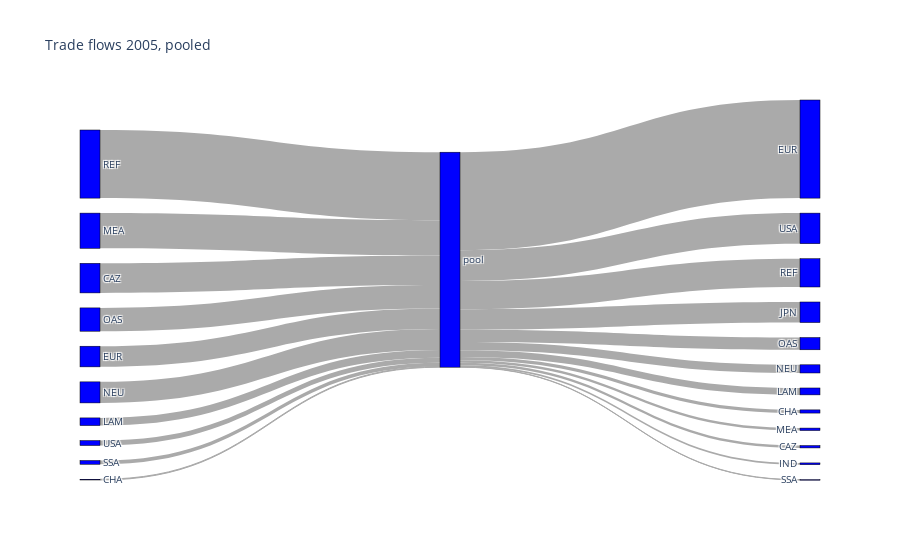
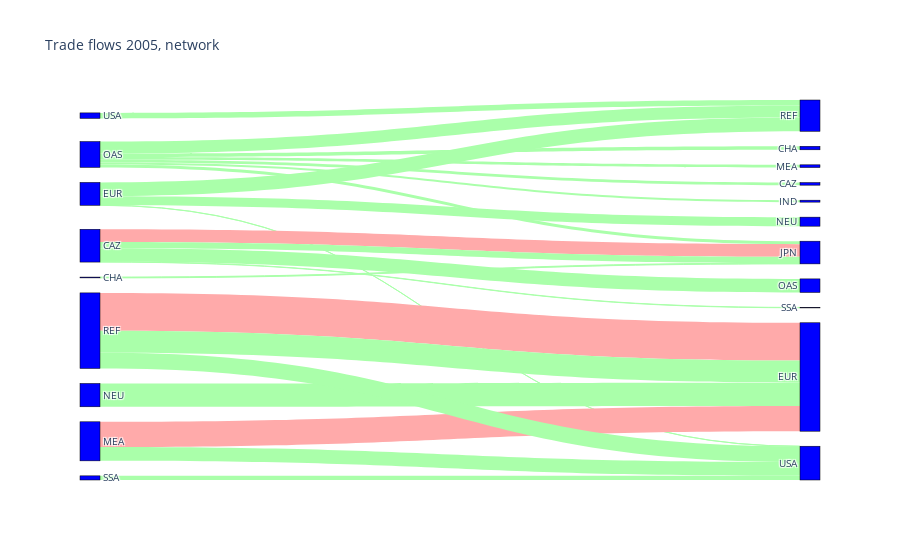
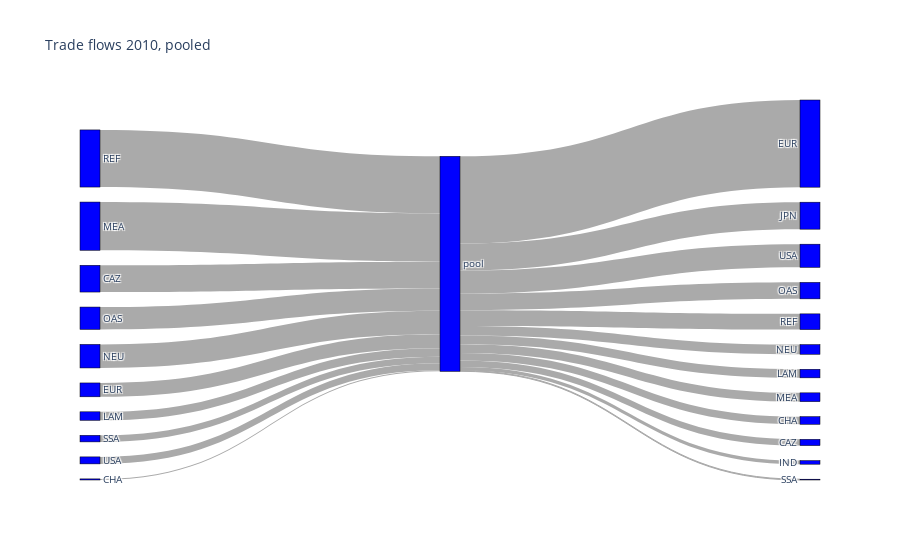
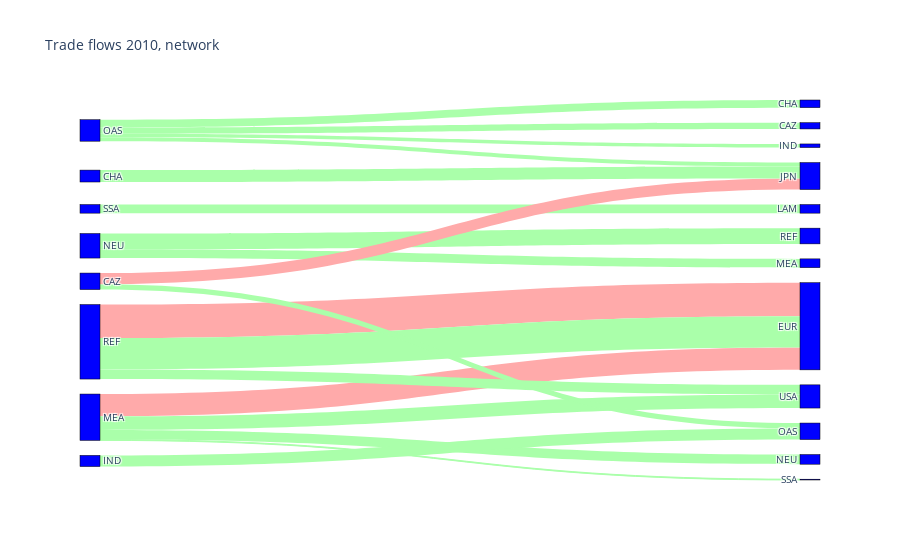

The cell these charts' notebook holds for them, in order:
### Code cell
#mode='pipeline'
mode=None

years = [2005, 2010,2030,2050]

for year in years:
    plotSankeyDiagrams('pool',year)
    plotSankeyDiagrams('netw',year,mode=mode)

### Figure 1 — Plotly figure (JSON) as saved in the notebook; plotly's stock layout.template omitted (floating-point values rounded to 4 significant figures)
{"data": [{"link": {"color": ["#AAAAAA", "#AAAAAA", "#AAAAAA", "#AAAAAA", "#AAAAAA", "#AAAAAA", "#AAAAAA", "#AAAAAA", "#AAAAAA", "#AAAAAA", "#AAAAAA", "#AAAAAA", "#AAAAAA", "#AAAAAA", "#AAAAAA", "#AAAAAA", "#AAAAAA", "#AAAAAA", "#AAAAAA", "#AAAAAA", "#AAAAAA", "#AAAAAA"], "source": [0, 1, 2, 3, 4, 5, 6, 7, 8, 9, 10, 10, 10, 10, 10, 10, 10, 10, 10, 10, 10, 10], "target": [10, 10, 10, 10, 10, 10, 10, 10, 10, 10, 11, 12, 13, 14, 15, 16, 17, 18, 19, 20, 21, 22], "value": [0.03357, 0.1021, 0.01637, 0.09047, 0.09214, 0.1542, 0.2983, 0.1296, 0.003226, 0.02167, 0.03021, 0.05369, 0.001296, 0.4297, 0.03583, 0.01084, 0.124, 0.0104, 0.01399, 0.007793, 0.08998, 0.1339]}, "node": {"color": "blue", "label": ["LAM", "OAS", "SSA", "EUR", "NEU", "MEA", "REF", "CAZ", "CHA", "USA", "pool", "LAM", "OAS", "SSA", "EUR", "NEU", "MEA", "REF", "CAZ", "CHA", "IND", "JPN", "USA"], "line": {"color": "black", "width": 0.5}, "pad": 15, "thickness": 20}, "type": "sankey"}], "layout": {"autosize": true, "font": {"size": 10}, "title": {"text": "Trade flows 2005, pooled"}}}

### Figure 2 — Plotly figure (JSON) as saved in the notebook; plotly's stock layout.template omitted (floating-point values rounded to 4 significant figures)
{"data": [{"link": {"color": ["#FFAAAA", "#AAFFAA", "#FFAAAA", "#AAFFAA", "#FFAAAA", "#AAFFAA", "#FFAAAA", "#AAFFAA", "#FFAAAA", "#AAFFAA", "#FFAAAA", "#AAFFAA", "#FFAAAA", "#AAFFAA", "#FFAAAA", "#AAFFAA", "#FFAAAA", "#AAFFAA", "#FFAAAA", "#AAFFAA", "#FFAAAA", "#AAFFAA", "#FFAAAA", "#AAFFAA", "#FFAAAA", "#AAFFAA", "#FFAAAA", "#AAFFAA", "#FFAAAA", "#AAFFAA", "#FFAAAA", "#AAFFAA", "#FFAAAA", "#AAFFAA", "#FFAAAA", "#AAFFAA", "#FFAAAA", "#AAFFAA", "#FFAAAA", "#AAFFAA"], "source": [0, 0, 0, 0, 0, 0, 0, 0, 0, 0, 0, 0, 1, 1, 2, 2, 2, 2, 2, 2, 3, 3, 4, 4, 4, 4, 5, 5, 5, 5, 6, 6, 6, 6, 6, 6, 7, 7, 8, 8], "target": [9, 9, 10, 10, 11, 11, 12, 12, 13, 13, 14, 14, 15, 15, 16, 16, 10, 10, 15, 15, 17, 17, 17, 17, 15, 15, 17, 17, 15, 15, 18, 18, 19, 19, 14, 14, 14, 14, 10, 10], "value": [0, 0.01084, 0, 0.04774, 0, 0.0104, 0, 0.01399, 0, 0.007793, 0, 0.01169, 0, 0.01643, 0, 0.03583, 0, 0.05446, 0, 0.0005089, 0, 0.09248, 0.1, 0, 0, 0.05477, 0.15, 0.08722, 0, 0.06218, 0, 0.05369, 0, 0.001296, 0.05, 0.02505, 0, 0.003238, 0, 0.02175]}, "node": {"color": "blue", "label": ["OAS", "SSA", "EUR", "NEU", "MEA", "REF", "CAZ", "CHA", "USA", "MEA", "REF", "CAZ", "CHA", "IND", "JPN", "USA", "NEU", "EUR", "OAS", "SSA"], "line": {"color": "black", "width": 0.5}, "pad": 15, "thickness": 20}, "type": "sankey"}], "layout": {"autosize": true, "font": {"size": 10}, "title": {"text": "Trade flows 2005, network"}}}

### Figure 3 — Plotly figure (JSON) as saved in the notebook; plotly's stock layout.template omitted (floating-point values rounded to 4 significant figures)
{"data": [{"link": {"color": ["#AAAAAA", "#AAAAAA", "#AAAAAA", "#AAAAAA", "#AAAAAA", "#AAAAAA", "#AAAAAA", "#AAAAAA", "#AAAAAA", "#AAAAAA", "#AAAAAA", "#AAAAAA", "#AAAAAA", "#AAAAAA", "#AAAAAA", "#AAAAAA", "#AAAAAA", "#AAAAAA", "#AAAAAA", "#AAAAAA", "#AAAAAA", "#AAAAAA"], "source": [0, 1, 2, 3, 4, 5, 6, 7, 8, 9, 10, 10, 10, 10, 10, 10, 10, 10, 10, 10, 10, 10], "target": [10, 10, 10, 10, 10, 10, 10, 10, 10, 10, 11, 12, 13, 14, 15, 16, 17, 18, 19, 20, 21, 22], "value": [0.03806, 0.1001, 0.02946, 0.06209, 0.1055, 0.216, 0.2558, 0.1199, 0.004958, 0.03133, 0.03849, 0.0739, 0.003573, 0.3904, 0.04323, 0.03941, 0.07045, 0.02822, 0.03426, 0.01613, 0.1209, 0.1038]}, "node": {"color": "blue", "label": ["LAM", "OAS", "SSA", "EUR", "NEU", "MEA", "REF", "CAZ", "CHA", "USA", "pool", "LAM", "OAS", "SSA", "EUR", "NEU", "MEA", "REF", "CAZ", "CHA", "IND", "JPN", "USA"], "line": {"color": "black", "width": 0.5}, "pad": 15, "thickness": 20}, "type": "sankey"}], "layout": {"autosize": true, "font": {"size": 10}, "title": {"text": "Trade flows 2010, pooled"}}}

### Figure 4 — Plotly figure (JSON) as saved in the notebook; plotly's stock layout.template omitted (floating-point values rounded to 4 significant figures)
{"data": [{"link": {"color": ["#FFAAAA", "#AAFFAA", "#FFAAAA", "#AAFFAA", "#FFAAAA", "#AAFFAA", "#FFAAAA", "#AAFFAA", "#FFAAAA", "#AAFFAA", "#FFAAAA", "#AAFFAA", "#FFAAAA", "#AAFFAA", "#FFAAAA", "#AAFFAA", "#FFAAAA", "#AAFFAA", "#FFAAAA", "#AAFFAA", "#FFAAAA", "#AAFFAA", "#FFAAAA", "#AAFFAA", "#FFAAAA", "#AAFFAA", "#FFAAAA", "#AAFFAA", "#FFAAAA", "#AAFFAA", "#FFAAAA", "#AAFFAA", "#FFAAAA", "#AAFFAA"], "source": [0, 0, 0, 0, 0, 0, 0, 0, 1, 1, 2, 2, 2, 2, 3, 3, 3, 3, 3, 3, 3, 3, 4, 4, 4, 4, 5, 5, 5, 5, 6, 6, 7, 7], "target": [8, 8, 9, 9, 10, 10, 11, 11, 12, 12, 13, 13, 14, 14, 15, 15, 16, 16, 17, 17, 18, 18, 16, 16, 18, 18, 19, 19, 11, 11, 11, 11, 19, 19], "value": [0, 0.02822, 0, 0.03426, 0, 0.01613, 0, 0.0175, 0, 0.03849, 0, 0.03941, 0, 0.07045, 0, 0.003573, 0.1, 0, 0, 0.04323, 0, 0.0607, 0.15, 0.1404, 0, 0.04313, 0, 0.0239, 0.05, 0, 0, 0.0534, 0, 0.05]}, "node": {"color": "blue", "label": ["OAS", "SSA", "NEU", "MEA", "REF", "CAZ", "CHA", "IND", "CAZ", "CHA", "IND", "JPN", "LAM", "MEA", "REF", "SSA", "EUR", "NEU", "USA", "OAS"], "line": {"color": "black", "width": 0.5}, "pad": 15, "thickness": 20}, "type": "sankey"}], "layout": {"autosize": true, "font": {"size": 10}, "title": {"text": "Trade flows 2010, network"}}}
